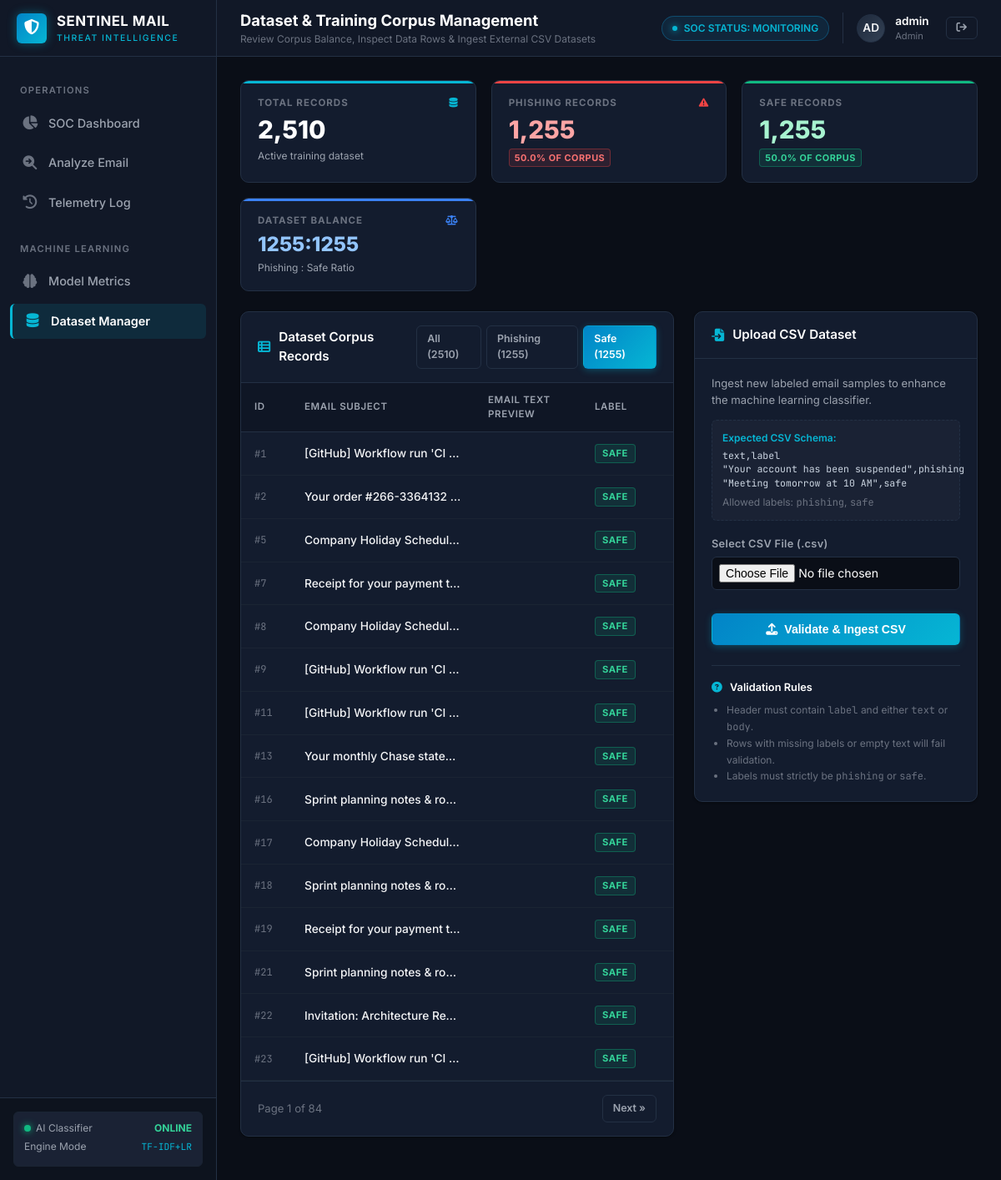
Page /dataset?label=safe (signed in) on the committed database.
### models.py (models this page shows, shortened)
class User(db.Model):
    __tablename__ = "users"
    id = db.Column(db.Integer, primary_key=True)
    username = db.Column(db.String(80), unique=True, nullable=False, index=True)
    email = db.Column(db.String(120), unique=True, nullable=False, index=True)
    password_hash = db.Column(db.String(256), nullable=False)
    role = db.Column(db.String(20), default="analyst")
    created_at = db.Column(db.DateTime, default=utc_now)

class DatasetRecord(db.Model):
    __tablename__ = "dataset_records"
    id = db.Column(db.Integer, primary_key=True)
    sender = db.Column(db.String(255), nullable=True)
    subject = db.Column(db.String(255), nullable=True)
    body = db.Column(db.Text, nullable=False)
    label = db.Column(db.String(20), nullable=False, index=True)  # "phishing" or "safe"
    created_at = db.Column(db.DateTime, default=utc_now)

### app.py (the view, shortened to what this page needs)
    @app.route("/dataset", methods=["GET", "POST"])
    @login_required
    def dataset():
        page = request.args.get("page", 1, type=int)
        query_filter = request.args.get("label", "ALL")
        per_page = 15
        db_query = DatasetRecord.query
        if query_filter in ["phishing", "safe"]:
            db_query = db_query.filter_by(label=query_filter)
        pagination = db_query.order_by(DatasetRecord.id.asc()).paginate(
            page=page, per_page=per_page, error_out=False
        )
        total_records = DatasetRecord.query.count()
        phishing_count = DatasetRecord.query.filter_by(label="phishing").count()
        safe_count = DatasetRecord.query.filter_by(label="safe").count()
        balance_ratio = f"{phishing_count}:{safe_count}" if safe_count > 0 else "N/A"
        return render_template(
            "dataset.html",
            pagination=pagination,
            total_records=total_records,
            phishing_count=phishing_count,
            safe_count=safe_count,
            balance_ratio=balance_ratio,
            query_filter=query_filter
        )

### templates/dataset.html (shortened to what this page needs)
{% extends "base.html" %}
{% block page_title %}Dataset & Training Corpus Management{% endblock %}
{% block page_subtitle %}Review Corpus Balance, Inspect Data Rows & Ingest External CSV Datasets{% endblock %}
{% block content %}
<div class="stats-grid">
    <div class="stat-widget cyan">
        <div class="stat-label">
            <span>TOTAL RECORDS</span>
            <i class="fa-solid fa-database" style="color: var(--accent-cyan);"></i>
        </div>
        <div class="stat-value">{{ "{:,}".format(total_records) }}</div>
        <div class="stat-sub">Active training dataset</div>
    </div>
    <div class="stat-widget danger">
        <div class="stat-label">
            <span>PHISHING RECORDS</span>
            <i class="fa-solid fa-triangle-exclamation" style="color: var(--danger);"></i>
        </div>
        <div class="stat-value" style="color: #fca5a5;">{{ "{:,}".format(phishing_count) }}</div>
        <div class="stat-sub">
            <span class="badge badge-phishing" style="font-size: 0.68rem; padding: 2px 6px;">
                {{ "%.1f"|format(phishing_count / total_records * 100) if total_records > 0 else 0 }}% of corpus
            </span>
        </div>
    </div>
    <div class="stat-widget success">
        <div class="stat-label">
            <span>SAFE RECORDS</span>
        </div>
        <div class="stat-value" style="color: #a7f3d0;">{{ "{:,}".format(safe_count) }}</div>
        <div class="stat-sub">
            <span class="badge badge-safe" style="font-size: 0.68rem; padding: 2px 6px;">
                {{ "%.1f"|format(safe_count / total_records * 100) if total_records > 0 else 0 }}% of corpus
            </span>
        </div>
    </div>
    <div class="stat-widget primary">
        <div class="stat-label">
            <span>DATASET BALANCE</span>
            <i class="fa-solid fa-scale-balanced" style="color: var(--accent-blue);"></i>
        </div>
        <div class="stat-value" style="font-size: 1.5rem; color: #93c5fd;">{{ balance_ratio }}</div>
        <div class="stat-sub">Phishing : Safe Ratio</div>
    </div>
</div>
<div style="display: grid; grid-template-columns: 1fr 340px; gap: 24px; align-items: start;">
    <div class="soc-card">
        <div class="card-header">
            <div class="card-header-title">
                <i class="fa-solid fa-table-list"></i>
                Dataset Corpus Records
            </div>
            <div style="display: flex; gap: 6px;">
                <a href="{{ url_for('dataset', label='ALL') }}" class="btn {% if query_filter == 'ALL' %}btn-primary{% else %}btn-outline{% endif %} btn-sm">
                    All ({{ total_records }})
                </a>
                <a href="{{ url_for('dataset', label='phishing') }}" class="btn {% if query_filter == 'phishing' %}btn-primary{% else %}btn-outline{% endif %} btn-sm">
                    Phishing ({{ phishing_count }})
                </a>
                <a href="{{ url_for('dataset', label='safe') }}" class="btn {% if query_filter == 'safe' %}btn-primary{% else %}btn-outline{% endif %} btn-sm">
                    Safe ({{ safe_count }})
                </a>
            </div>
        </div>
        <div class="soc-table-container">
            <table class="soc-table">
                <thead>
                    <tr>
                        <th style="width: 60px;">ID</th>
                        <th style="width: 220px;">Email Subject</th>
                        <th>Email Text Preview</th>
                        <th style="width: 110px;">Label</th>
                    </tr>
                </thead>
                <tbody>
                    {% for row in pagination.items %}
                    <tr>
                        <td class="mono" style="font-size: 0.75rem; color: var(--text-dim);">#{{ row.id }}</td>
                        <td style="max-width: 200px; overflow: hidden; text-overflow: ellipsis; white-space: nowrap; font-weight: 500;">
                            {{ row.subject or '(No Subject)' }}
                        </td>
                        <td style="max-width: 320px; overflow: hidden; text-overflow: ellipsis; white-space: nowrap; color: var(--text-muted); font-size: 0.8rem;">
                        </td>
                        <td>
                            {% if row.label == 'phishing' %}
                                <span class="badge badge-phishing" style="font-size: 0.7rem; padding: 2px 8px;">phishing</span>
                            {% else %}
                                <span class="badge badge-safe" style="font-size: 0.7rem; padding: 2px 8px;">safe</span>
                            {% endif %}
                        </td>
                    </tr>
                    {% else %}
                    <tr>
                        <td colspan="4" style="text-align: center; color: var(--text-dim); padding: 40px;">
                            No dataset records found.
                        </td>
                    </tr>
                    {% endfor %}
                </tbody>
            </table>
        </div>
        {% if pagination.pages > 1 %}
        <div style="padding: 16px 20px; display: flex; align-items: center; justify-content: space-between; border-top: 1px solid var(--border-color); font-size: 0.82rem;">
            <span style="color: var(--text-dim);">
                Page {{ pagination.page }} of {{ pagination.pages }}
            </span>
            <div style="display: flex; gap: 6px;">
                {% if pagination.has_next %}
                    <a href="{{ url_for('dataset', page=pagination.next_num, label=query_filter) }}" class="btn btn-outline btn-sm">
                        Next &raquo;
                    </a>
                {% endif %}
            </div>
        </div>
        {% endif %}
    </div>
    <div class="soc-card">
        <div class="card-header">
            <div class="card-header-title">
                <i class="fa-solid fa-file-import"></i>
                Upload CSV Dataset
            </div>
        </div>
        <div class="card-body">
            <p style="font-size: 0.82rem; color: var(--text-muted); margin-bottom: 14px;">
                Ingest new labeled email samples to enhance the machine learning classifier.
            </p>
            <div style="background-color: var(--bg-surface-elevated); padding: 12px; border-radius: var(--radius-sm); border: 1px dashed var(--border-color); margin-bottom: 18px; font-size: 0.75rem;">
                <div style="color: var(--accent-cyan); font-weight: 600; margin-bottom: 4px;">Expected CSV Schema:</div>
                <pre class="mono" style="color: #cbd5e1; font-size: 0.72rem; line-height: 1.4;">text,label
"Your account has been suspended",phishing
"Meeting tomorrow at 10 AM",safe</pre>
                <div style="color: var(--text-dim); margin-top: 6px;">
                    Allowed labels: <code>phishing</code>, <code>safe</code>
                </div>
            </div>
            <form method="POST" action="{{ url_for('dataset') }}" enctype="multipart/form-data">
                <div class="form-group">
                    <label class="form-label">Select CSV File (.csv)</label>
                    <input type="file" name="dataset_file" accept=".csv" required class="form-control" style="padding: 8px;">
                </div>
                <button type="submit" class="btn btn-primary" style="width: 100%; margin-top: 10px;">
                    <i class="fa-solid fa-upload"></i>
                    Validate & Ingest CSV
                </button>
            </form>
            <div style="margin-top: 24px; padding-top: 16px; border-top: 1px solid var(--border-color);">
                <div style="font-size: 0.8rem; font-weight: 600; color: #fff; margin-bottom: 8px;">
                    <i class="fa-solid fa-circle-question" style="color: var(--accent-cyan); margin-right: 6px;"></i>
                    Validation Rules
                </div>
                <ul style="font-size: 0.75rem; color: var(--text-dim); padding-left: 18px; line-height: 1.6;">
                    <li>Header must contain <code>label</code> and either <code>text</code> or <code>body</code>.</li>
                    <li>Rows with missing labels or empty text will fail validation.</li>
                    <li>Labels must strictly be <code>phishing</code> or <code>safe</code>.</li>
                </ul>
            </div>
        </div>
    </div>
</div>
{% endblock %}

### templates/base.html (shortened to what this page needs)
<!DOCTYPE html>
<html lang="en">
<head>
    <link rel="stylesheet" href="https://cdnjs.cloudflare.com/ajax/libs/font-awesome/6.5.1/css/all.min.css">
    <link rel="stylesheet" href="{{ url_for('static', filename='css/style.css') }}">
</head>
<body>
    <div class="app-container">
        <aside class="sidebar" id="appSidebar">
            <div class="sidebar-header">
                <div class="brand-icon">
                    <i class="fa-solid fa-shield-halved"></i>
                </div>
                <div class="brand-title">
                    SENTINEL MAIL
                    <span>Threat Intelligence</span>
                </div>
            </div>
            <nav class="sidebar-nav">
                <div class="nav-section-title">Operations</div>
                <a href="{{ url_for('dashboard') }}" class="nav-item {% if request.endpoint == 'dashboard' %}active{% endif %}">
                    <i class="fa-solid fa-chart-pie"></i>
                    <span>SOC Dashboard</span>
                </a>
                <a href="{{ url_for('analyze') }}" class="nav-item {% if request.endpoint == 'analyze' %}active{% endif %}">
                    <i class="fa-solid fa-magnifying-glass-arrow-right"></i>
                    <span>Analyze Email</span>
                </a>
                <a href="{{ url_for('history') }}" class="nav-item {% if request.endpoint == 'history' %}active{% endif %}">
                    <i class="fa-solid fa-clock-rotate-left"></i>
                    <span>Telemetry Log</span>
                </a>
                <div class="nav-section-title" style="margin-top: 12px;">Machine Learning</div>
                <a href="{{ url_for('model_info') }}" class="nav-item {% if request.endpoint == 'model_info' %}active{% endif %}">
                    <i class="fa-solid fa-brain"></i>
                    <span>Model Metrics</span>
                </a>
                <a href="{{ url_for('dataset') }}" class="nav-item {% if request.endpoint == 'dataset' %}active{% endif %}">
                    <i class="fa-solid fa-database"></i>
                    <span>Dataset Manager</span>
                </a>
            </nav>
            <div class="sidebar-footer">
                <div class="system-status-box">
                    <div class="status-row">
                        <span><span class="status-indicator"></span>AI Classifier</span>
                        <strong style="color: #34d399;">ONLINE</strong>
                    </div>
                    <div class="status-row">
                        <span>Engine Mode</span>
                        <span class="mono" style="color: var(--accent-cyan); font-size: 0.7rem;">TF-IDF+LR</span>
                    </div>
                </div>
            </div>
        </aside>
        <div class="main-wrapper">
            <header class="top-navbar">
                <div class="page-title-box">
                    <h1 class="page-title">{% block page_title %}Security Operations Center{% endblock %}</h1>
                    <span class="page-subtitle">{% block page_subtitle %}Automated Phishing Telemetry & Analysis System{% endblock %}</span>
                </div>
                <div class="top-nav-actions">
                    <div class="soc-threat-badge">
                        <span class="live-pulse"></span>
                        <span>SOC STATUS: MONITORING</span>
                    </div>
                    {% if current_user %}
                    <div class="analyst-profile">
                        <div class="avatar">
                            {{ current_user.username[:2].upper() }}
                        </div>
                        <div class="analyst-info">
                            <span class="analyst-name">{{ current_user.username }}</span>
                            <span class="analyst-role">{{ current_user.role|capitalize }}</span>
                        </div>
                        <a href="{{ url_for('logout') }}" class="btn btn-outline btn-sm" title="Sign out" style="margin-left: 8px;">
                            <i class="fa-solid fa-arrow-right-from-bracket"></i>
                        </a>
                    </div>
                    {% endif %}
                </div>
            </header>
            <main class="content-body">
                {% block content %}{% endblock %}
            </main>
        </div>
    </div>
</body>
</html>

### rows in the picture
User: username "AD", username "admin", role "Admin"
DatasetRecord: id "1", subject "[GitHub] Workflow run 'CI…", label "SAFE"
DatasetRecord: id "2", subject "Your order #266-3364132…", label "SAFE"
DatasetRecord: id "5", subject "Company Holiday Schedul…", label "SAFE"
DatasetRecord: id "7", subject "Receipt for your payment t…", label "SAFE"
DatasetRecord: id "8", subject "Company Holiday Schedul…", label "SAFE"
DatasetRecord: id "9", subject "[GitHub] Workflow run 'CI…", label "SAFE"
DatasetRecord: id "11", subject "[GitHub] Workflow run 'CI…", label "SAFE"
DatasetRecord: id "13", subject "Your monthly Chase state…", label "SAFE"
DatasetRecord: id "16", subject "Sprint planning notes & ro…", label "SAFE"
DatasetRecord: id "17", subject "Company Holiday Schedul…", label "SAFE"
DatasetRecord: id "18", subject "Sprint planning notes & ro…", label "SAFE"
DatasetRecord: id "19", subject "Receipt for your payment t…", label "SAFE"
DatasetRecord: id "21", subject "Sprint planning notes & ro…", label "SAFE"
DatasetRecord: id "22", subject "Invitation: Architecture Re…", label "SAFE"
DatasetRecord: id "23", subject "[GitHub] Workflow run 'CI…", label "SAFE"

### other values in the picture
{{ "{:,}".format(total_records) }} "2,510"
{{ "{:,}".format(phishing_count) }} "1,255"
{{ "{:,}".format(safe_count) }} "1,255"
{{ balance_ratio }} "1255:1255"
{{ total_records }} "2510"
{{ phishing_count }} "1255"
{{ safe_count }} "1255"
{{ pagination.page }} "1"
{{ pagination.pages }} "84"
